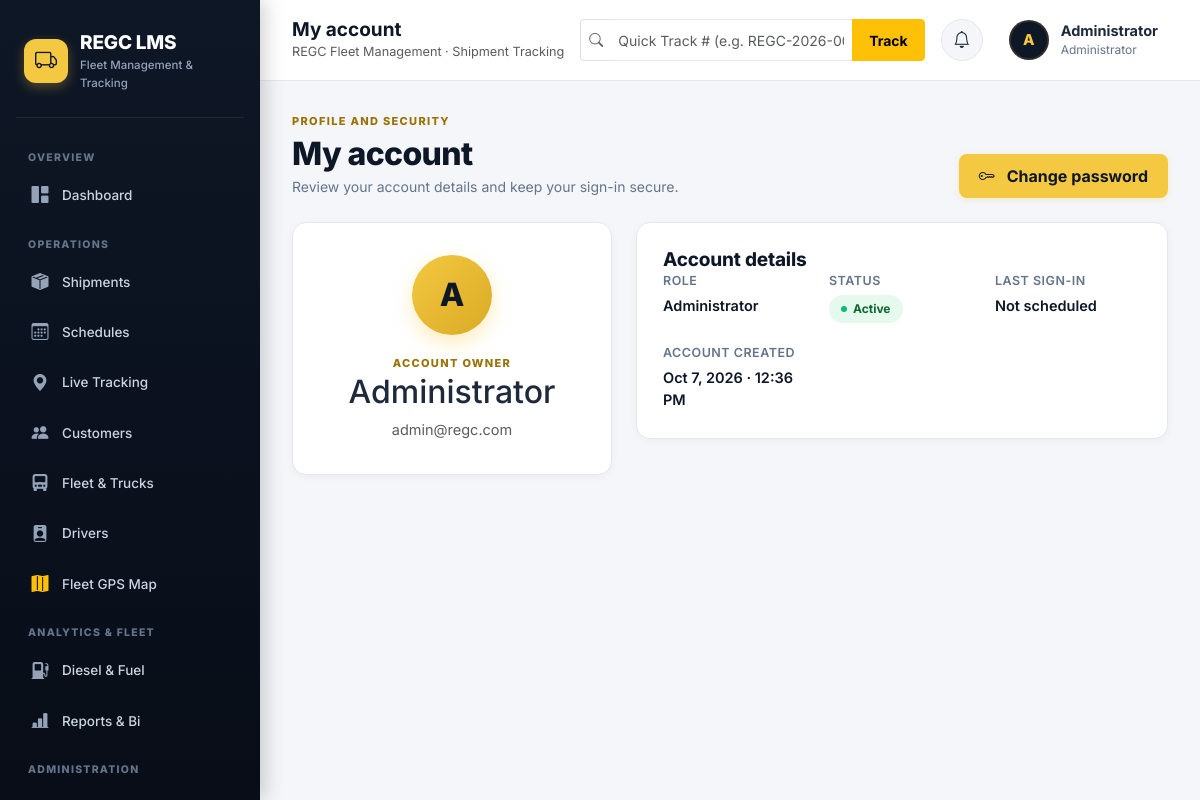
Page /index.php?route=account (signed in) on the committed database.
### tables this page shows
CREATE TABLE IF NOT EXISTS users (
    id           BIGINT UNSIGNED AUTO_INCREMENT PRIMARY KEY,
    full_name    VARCHAR(150)  NOT NULL,
    email        VARCHAR(190)  NOT NULL UNIQUE,
    password     VARCHAR(255)  NOT NULL,
    role         ENUM('administrator','driver','warehouse') NOT NULL DEFAULT 'warehouse',
    status       ENUM('active','inactive') NOT NULL DEFAULT 'active',
    last_login_at DATETIME NULL,
    created_at   TIMESTAMP DEFAULT CURRENT_TIMESTAMP,
    updated_at   TIMESTAMP DEFAULT CURRENT_TIMESTAMP ON UPDATE CURRENT_TIMESTAMP,
    INDEX idx_users_role   (role),
    INDEX idx_users_status (status)
);

### app/controllers/AuthController.php (called while the page is built, shortened)
<?php
require_once __DIR__ . '/../models/User.php';
class AuthController
{
    public function account(): void
    {
        $user = User::findById((int) authUser()['id']);
        require __DIR__ . '/../views/auth/account.php';
    }
}

### includes/security.php (called while the page is built, shortened)
<?php
function e(?string $value): string
{
    return htmlspecialchars(
        $value ?? '',
        ENT_QUOTES,
        'UTF-8'
    );
}
function formatDate(?string $value, bool $withTime = true): string
{
    if (!$value) {
        return 'Not scheduled';
    }
    try {
        $date = new DateTimeImmutable($value);
        return $date->format($withTime ? 'M j, Y · g:i A' : 'M j, Y');
    } catch (Exception) {
        return $value;
    }
}

### includes/auth.php (called while the page is built, shortened)
<?php
function authUser(): ?array
{
    return $_SESSION['user'] ?? null;
}

### config/database.php (called while the page is built)
<?php
function db(): PDO
{
    static $pdo = null;
    if ($pdo instanceof PDO) {
        return $pdo;
    }
    $host     = env('DB_HOST',     '127.0.0.1');
    $port     = env('DB_PORT',     '3306');
    $database = env('DB_DATABASE', 'regc_lms');
    $username = env('DB_USERNAME', 'root');
    $password = env('DB_PASSWORD', '');
    $dsn = "mysql:host={$host};port={$port};dbname={$database};charset=utf8mb4";
    try {
        $pdo = new PDO(
            $dsn,
            $username,
            $password,
            [
                PDO::ATTR_ERRMODE => PDO::ERRMODE_EXCEPTION,
                PDO::ATTR_DEFAULT_FETCH_MODE => PDO::FETCH_ASSOC,
                PDO::ATTR_EMULATE_PREPARES => false
            ]
        );
        return $pdo;
    } catch (PDOException $e) {
        if (defined('APP_ENV') && APP_ENV === 'development') {
            exit('Database connection failed: ' . htmlspecialchars($e->getMessage()));
        }
        http_response_code(500);
        exit(
            '<h1>Database Connection Error</h1>
             <p>Please contact the system administrator.</p>'
        );
    }
}

### app/models/User.php (called while the page is built, shortened)
<?php
class User
{
    public static function findById(int $id): ?array
    {
        $stmt = db()->prepare(
            'SELECT id, full_name, email, password, role, status, last_login_at, created_at, updated_at
             FROM users
             WHERE id = ?
             LIMIT 1'
        );
        $stmt->execute([$id]);
        return $stmt->fetch() ?: null;
    }
}

### app/views/auth/account.php (the view)
<?php $title = 'My account'; require __DIR__ . '/../partials/header.php'; ?>
<div class="page-heading mb-4">
    <div><span class="eyebrow">Profile and security</span><h1>My account</h1><p>Review your account details and keep your sign-in secure.</p></div>
    <a class="btn btn-regc" href="index.php?route=account-password" data-modal-link><i class="bi bi-key me-1" aria-hidden="true"></i> Change password</a>
</div>
<div class="account-grid">
    <section class="workspace-card account-card">
        <div class="account-avatar"><?= e(strtoupper(substr($user['full_name'], 0, 1))); ?></div>
        <div><span class="eyebrow">Account owner</span><h2><?= e($user['full_name']); ?></h2><p class="mb-0 text-muted"><?= e($user['email']); ?></p></div>
    </section>
    <section class="workspace-card">
        <h2 class="section-title">Account details</h2>
        <dl class="detail-grid account-details">
            <div><dt>Role</dt><dd><?= e(ucfirst($user['role'])); ?></dd></div>
            <div><dt>Status</dt><dd><span class="status-badge status-<?= e($user['status']); ?>"><?= e(ucfirst($user['status'])); ?></span></dd></div>
            <div><dt>Last sign-in</dt><dd><?= e(formatDate($user['last_login_at'])); ?></dd></div>
            <div><dt>Account created</dt><dd><?= e(formatDate($user['created_at'])); ?></dd></div>
        </dl>
    </section>
</div>
<?php require __DIR__ . '/../partials/footer.php'; ?>

### app/views/partials/header.php (shortened to what this page needs)
<!DOCTYPE html>
<html lang="en">
<head>
    <link href="https://cdn.jsdelivr.net/npm/bootstrap@5.3.8/dist/css/bootstrap.min.css" rel="stylesheet">
    <link href="https://cdn.jsdelivr.net/npm/bootstrap-icons@1.13.1/font/bootstrap-icons.min.css" rel="stylesheet">
    <link href="public/css/app.css" rel="stylesheet">
</head>
<body>
<div class="app-layout">
<?php require __DIR__ . '/sidebar.php'; ?>
<main class="main-content">
    <header class="topbar">
        <div class="topbar-left">
            <div>
                <h4 class="mb-0 fw-bold" style="font-size: 19px; color: var(--navy);"><?= e($title ?? 'REGC LMS'); ?></h4>
                <small class="text-muted d-none d-sm-block">REGC Fleet Management &middot; Shipment Tracking</small>
            </div>
        </div>
        <div class="topbar-search d-none d-lg-block mx-3 flex-grow-1" style="max-width: 380px;">
            <form action="index.php" method="GET" class="m-0">
                <div class="input-group input-group-sm">
                    <span class="input-group-text bg-white border-end-0 text-muted"><i class="bi bi-search"></i></span>
                    <input type="text" name="number" class="form-control border-start-0" placeholder="Quick Track # (e.g. REGC-2026-000001)..." required>
                    <button class="btn btn-warning btn-sm fw-bold px-3" type="submit">Track</button>
                </div>
            </form>
        </div>
        <div class="topbar-right">
            <a href="index.php?route=notifications" class="notif-bell-btn" title="Notifications">
                <i class="bi bi-bell"></i>
            </a>
            <a href="index.php?route=account" class="user-profile" title="View Account Profile">
                <div class="avatar"><?= e(strtoupper(substr(authUser()['name'] ?? 'U', 0, 1))); ?></div>
                <div class="d-none d-md-block text-start">
                    <strong class="d-block text-truncate" style="max-width: 140px;"><?= e(authUser()['name'] ?? 'User'); ?></strong>
                    <small><?= e(ucfirst(authUser()['role'] ?? 'staff')); ?></small>
                </div>
            </a>
        </div>
    </header>
    <section class="dashboard-area">

### rows in the picture
users: full_name "A", full_name "Administrator", role "Administrator", email "admin@regc.com", status "Active", last_login_at "Not scheduled", created_at "Oct 7, 2026 · 12:36 PM"

### other values in the picture
$title "My account"
